Frame 1 (no input): blank canvas, image omitted
Frame 60 (no input): blank canvas, image omitted
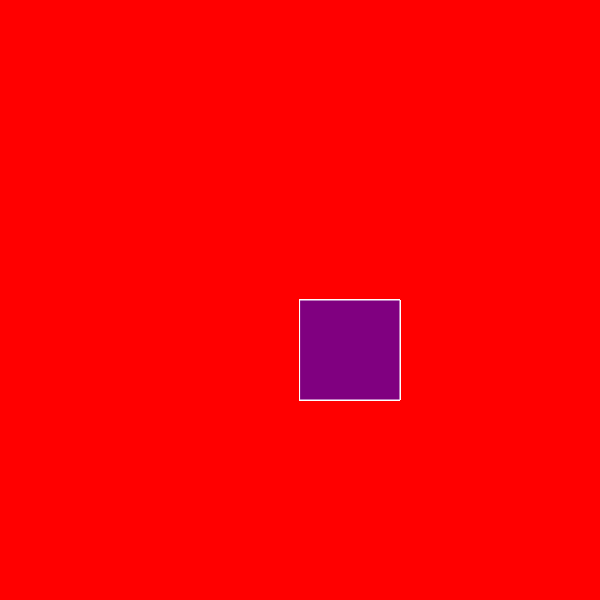
Frame 120 (the mouse pressed at the canvas centre since frame 60)

The p5.js sketch whose frames 1 and 60 were blank and that drew this single picture after the mouse press (run headless with seeded random() and noise() and a simulated clock; from frame 60 on, the mouse is pressed at the canvas centre):

// p5.js sketch
// ── sketch.js
function setup() {
    createCanvas(600, 600);
    background("red");
  }
  
  function draw() {
    stroke("white");
    fill("purple");
    //console.log(mouseIsPressed);
    if(mouseIsPressed){rect(mouseX,mouseY,100,100);}
    
    
  }
